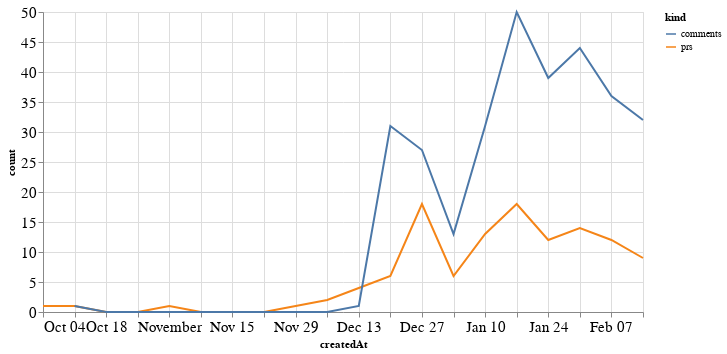

The cell this chart's notebook holds for it:
### Code cell
alt.Chart(total_time, width=600).mark_line().encode(
    x='createdAt',
    y='count',
    color='kind'
)

### Figure 1 — Vega-Lite specification as saved in the notebook (floating-point values rounded to 4 significant figures)
{"config": {"axisLeft": {"labelFontSize": 15}, "axisBottom": {"labelFontSize": 15}}, "data": {"name": "data-a67cf3447b617068b8c7443a95f5f01c"}, "mark": "line", "encoding": {"color": {"type": "nominal", "field": "kind"}, "x": {"type": "temporal", "field": "createdAt"}, "y": {"type": "quantitative", "field": "count"}}, "width": 600, "$schema": "https://vega.github.io/schema/vega-lite/v4.8.1.json", "datasets": {"data-a67cf3447b617068b8c7443a95f5f01c": [{"createdAt": "2020-10-04T00:00:00", "kind": "prs", "count": 1.0}, {"createdAt": "2020-10-11T00:00:00", "kind": "prs", "count": 1.0}, {"createdAt": "2020-10-18T00:00:00", "kind": "prs", "count": 0.0}, {"createdAt": "2020-10-25T00:00:00", "kind": "prs", "count": 0.0}, {"createdAt": "2020-11-01T00:00:00", "kind": "prs", "count": 1.0}, {"createdAt": "2020-11-08T00:00:00", "kind": "prs", "count": 0.0}, {"createdAt": "2020-11-15T00:00:00", "kind": "prs", "count": 0.0}, {"createdAt": "2020-11-22T00:00:00", "kind": "prs", "count": 0.0}, {"createdAt": "2020-11-29T00:00:00", "kind": "prs", "count": 1.0}, {"createdAt": "2020-12-06T00:00:00", "kind": "prs", "count": 2.0}, {"createdAt": "2020-12-13T00:00:00", "kind": "prs", "count": 4.0}, {"createdAt": "2020-12-20T00:00:00", "kind": "prs", "count": 6.0}, {"createdAt": "2020-12-27T00:00:00", "kind": "prs", "count": 18.0}, {"createdAt": "2021-01-03T00:00:00", "kind": "prs", "count": 6.0}, {"createdAt": "2021-01-10T00:00:00", "kind": "prs", "count": 13.0}, {"createdAt": "2021-01-17T00:00:00", "kind": "prs", "count": 18.0}, {"createdAt": "2021-01-24T00:00:00", "kind": "prs", "count": 12.0}, {"createdAt": "2021-01-31T00:00:00", "kind": "prs", "count": 14.0}, {"createdAt": "2021-02-07T00:00:00", "kind": "prs", "count": 12.0}, {"createdAt": "2021-02-14T00:00:00", "kind": "prs", "count": 9.0}, {"createdAt": "2020-10-04T00:00:00", "kind": "comments", "count": null}, {"createdAt": "2020-10-11T00:00:00", "kind": "comments", "count": 1.0}, {"createdAt": "2020-10-18T00:00:00", "kind": "comments", "count": 0.0}, {"createdAt": "2020-10-25T00:00:00", "kind": "comments", "count": 0.0}, {"createdAt": "2020-11-01T00:00:00", "kind": "comments", "count": 0.0}, {"createdAt": "2020-11-08T00:00:00", "kind": "comments", "count": 0.0}, {"createdAt": "2020-11-15T00:00:00", "kind": "comments", "count": 0.0}, {"createdAt": "2020-11-22T00:00:00", "kind": "comments", "count": 0.0}, {"createdAt": "2020-11-29T00:00:00", "kind": "comments", "count": 0.0}, {"createdAt": "2020-12-06T00:00:00", "kind": "comments", "count": 0.0}, {"createdAt": "2020-12-13T00:00:00", "kind": "comments", "count": 1.0}, {"createdAt": "2020-12-20T00:00:00", "kind": "comments", "count": 31.0}, {"createdAt": "2020-12-27T00:00:00", "kind": "comments", "count": 27.0}, {"createdAt": "2021-01-03T00:00:00", "kind": "comments", "count": 13.0}, {"createdAt": "2021-01-10T00:00:00", "kind": "comments", "count": 31.0}, {"createdAt": "2021-01-17T00:00:00", "kind": "comments", "count": 50.0}, {"createdAt": "2021-01-24T00:00:00", "kind": "comments", "count": 39.0}, {"createdAt": "2021-01-31T00:00:00", "kind": "comments", "count": 44.0}, {"createdAt": "2021-02-07T00:00:00", "kind": "comments", "count": 36.0}, {"createdAt": "2021-02-14T00:00:00", "kind": "comments", "count": 32.0}]}}
